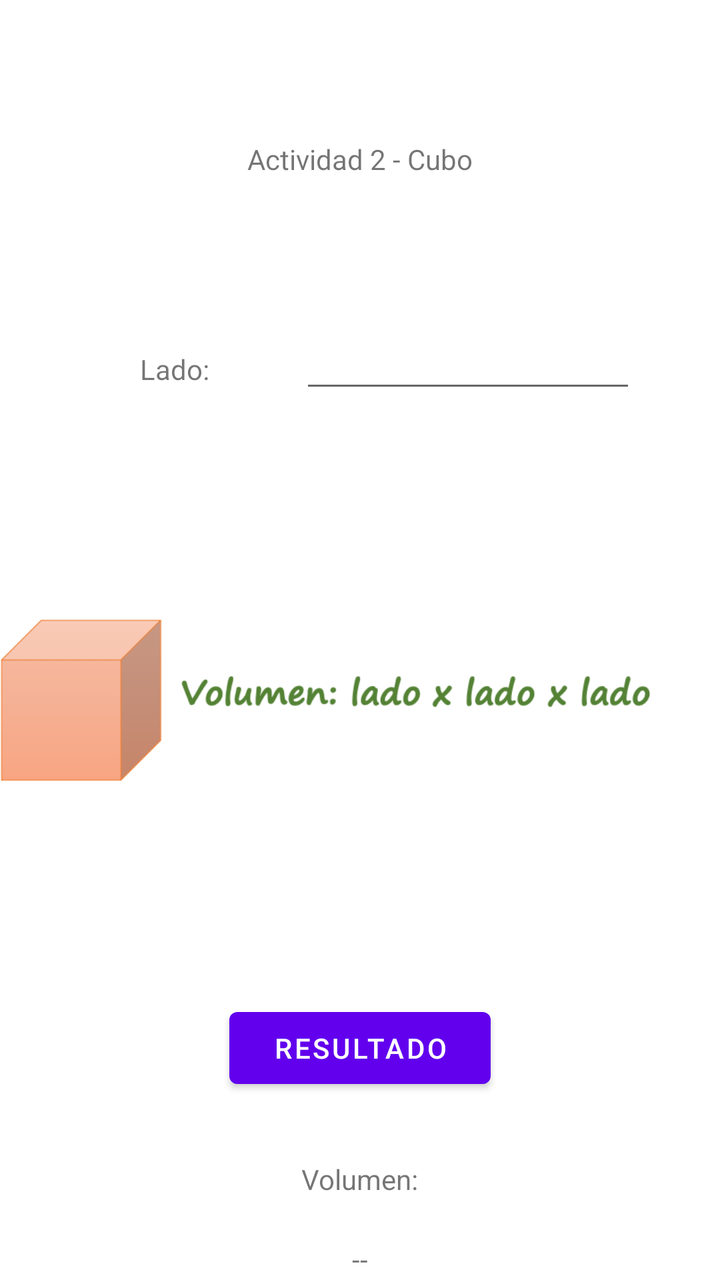
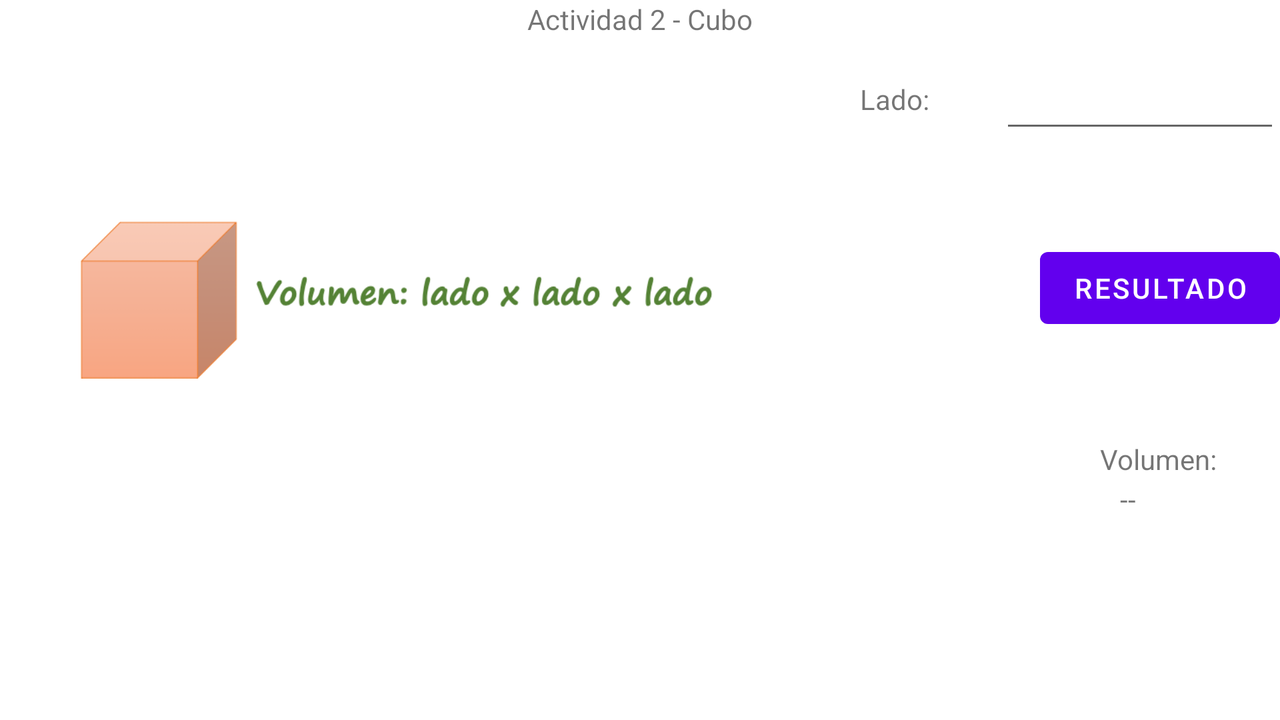

Compare how this app lays out the same screen by default and in its alternative resource folder. The renders come first, then the two layout files and the values they reference.
<!-- AndroidManifest.xml: application theme Theme.A7AreasPerimetrosVolumenes -->
<!-- res/layout/activity_cubo.xml -->
<?xml version="1.0" encoding="utf-8"?>
<RelativeLayout
    xmlns:android="http://schemas.android.com/apk/res/android"
    xmlns:tools="http://schemas.android.com/tools"
    xmlns:app="http://schemas.android.com/apk/res-auto"
    android:layout_width="match_parent"
    android:layout_height="match_parent"
    tools:context=".CuboActivity">
    >

    <TextView
        android:layout_width="wrap_content"
        android:layout_height="wrap_content"
        android:layout_centerHorizontal="true"
        android:layout_marginTop="70dp"
        android:text="Actividad 2 - Cubo" />

    <TextView
        android:layout_width="wrap_content"
        android:layout_height="wrap_content"
        android:layout_marginTop="175dp"
        android:layout_marginLeft="70dp"
        android:text="Lado:" />

    <EditText
        android:id="@+id/txtN1"
        android:layout_width="wrap_content"
        android:layout_height="wrap_content"
        android:layout_marginLeft="150dp"
        android:layout_marginTop="160dp"
        android:ems="8"
        android:inputType="numberSigned" />

    <ImageView
        android:id="@+id/imgView"
        android:layout_width="370dp"
        android:layout_height="220dp"
        android:layout_centerHorizontal="true"
        android:layout_marginTop="240dp"
        android:src="@drawable/cubo" />

    <Button
        android:id="@+id/btnResultado"
        android:layout_width="wrap_content"
        android:layout_height="wrap_content"
        android:layout_centerHorizontal="true"
        android:layout_marginTop="500dp"
        android:ems="8"
        android:text="RESULTADO" />


    <TextView
        android:layout_width="wrap_content"
        android:layout_height="wrap_content"
        android:layout_centerHorizontal="true"
        android:layout_marginTop="580dp"
        android:text="Volumen:" />


    <TextView
        android:id="@+id/txtResultadoVolumen"
        android:layout_width="wrap_content"
        android:layout_height="wrap_content"
        android:layout_centerHorizontal="true"
        android:layout_marginTop="620dp"
        android:text="--" />

</RelativeLayout>
<!-- resources referenced by this layout -->
<resources>
  <!-- drawable cubo: png bitmap (drawable, 15103 bytes) -->
  <style name="Theme.A7AreasPerimetrosVolumenes" parent="Theme.MaterialComponents.DayNight.DarkActionBar">
          
          <item name="colorPrimary">@color/purple_500</item>
          <item name="colorPrimaryVariant">@color/purple_700</item>
          <item name="colorOnPrimary">@color/white</item>
          
          <item name="colorSecondary">@color/teal_200</item>
          <item name="colorSecondaryVariant">@color/teal_700</item>
          <item name="colorOnSecondary">@color/black</item>
          
          <item name="android:statusBarColor" tools:targetApi="l">?attr/colorPrimaryVariant</item>
          
      </style>
</resources>
<!-- res/layout-land/activity_cubo.xml (the repository's variant of the layout above) -->
<!-- drawn on the phone turned sideways -->
<?xml version="1.0" encoding="utf-8"?>
<RelativeLayout
    xmlns:android="http://schemas.android.com/apk/res/android"
    xmlns:tools="http://schemas.android.com/tools"
    xmlns:app="http://schemas.android.com/apk/res-auto"
    android:layout_width="match_parent"
    android:layout_height="match_parent"
    tools:context=".CuboActivity"
    >

    <TextView
        android:layout_width="wrap_content"
        android:layout_height="wrap_content"
        android:layout_centerHorizontal="true"
        android:text="Actividad 2 - Cubo" />

    <TextView
        android:layout_width="wrap_content"
        android:layout_height="wrap_content"
        android:layout_marginTop="40dp"
        android:layout_marginLeft="430dp"
        android:text="Lado:" />

    <EditText
        android:id="@+id/txtN1"
        android:layout_width="wrap_content"
        android:layout_height="wrap_content"
        android:layout_marginLeft="500dp"
        android:layout_marginTop="30dp"
        android:ems="10"
        android:inputType="numberSigned" />

    <ImageView
        android:id="@+id/imgView"
        android:layout_width="350dp"
        android:layout_height="200dp"
        android:layout_marginLeft="40dp"
        android:layout_marginTop="50dp"
        android:src="@drawable/cubo" />

    <Button
        android:id="@+id/btnResultado"
        android:layout_width="wrap_content"
        android:layout_height="wrap_content"
        android:layout_marginLeft="520dp"
        android:layout_marginTop="120dp"
        android:ems="8"
        android:text="RESULTADO" />


    <TextView
        android:layout_width="wrap_content"
        android:layout_height="wrap_content"
        android:layout_marginLeft="550dp"
        android:layout_marginTop="220dp"
        android:text="Volumen:" />


    <TextView
        android:id="@+id/txtResultadoVolumen"
        android:layout_width="wrap_content"
        android:layout_height="wrap_content"
        android:layout_marginLeft="560dp"
        android:layout_marginTop="240dp"
        android:text="--" />

</RelativeLayout>
